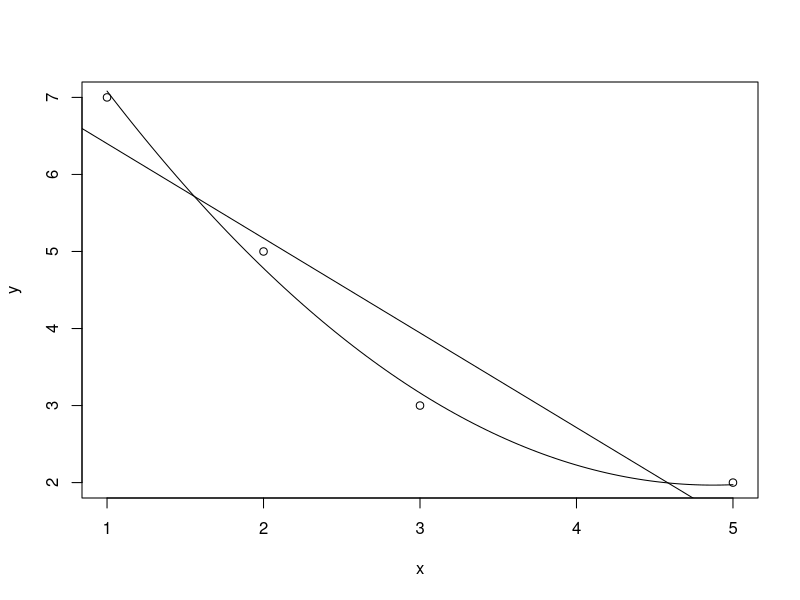

The R source for this figure:
x <- c(1, 2, 3, 5)
y <- c(7, 5, 3, 2)
plot(x, y)

r.xy <- cor(x, y)
rs.xy <- cor(x, y, method="spearman")

linReg <- lm(y ~ x)
abline(linReg)

linReg2 <- lm(y ~ x + I(x^2))
xSeq = seq(1, 5, length=100)
lines(xSeq, predict(linReg2, data.frame(x=xSeq)))
